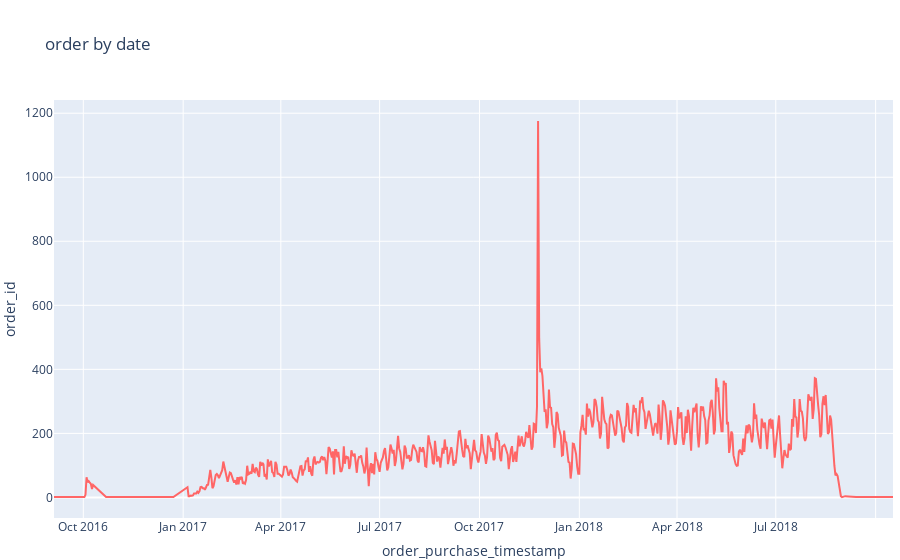

Notebook code cell kept with this figure:
### Code cell
fig = px.line(byDate, x='order_purchase_timestamp', y='order_id', title='order by date')

fig.update_layout(margin ={'l':50,'b':0,'r':0})

#generate interactive graph in Jupyter Notebook
fig.show()

#generate static graph for GitHub display
#fig.show(renderer="png")

#generate interactive html file
#fig.write_html("visuals/byDate-bar.html")

### Figure 1 — Plotly figure (JSON) as saved in the notebook; plotly's stock layout.template omitted (floating-point values rounded to 4 significant figures; data arrays with more than 128 entries replaced by an {"elided": "..."} marker saying what was removed)
{"data": [{"hovertemplate": "order_purchase_timestamp=%{x}<br>order_id=%{y}<extra></extra>", "legendgroup": "", "line": {"color": "#ff6666", "dash": "solid"}, "marker": {"symbol": "circle"}, "mode": "lines", "name": "", "orientation": "v", "showlegend": false, "type": "scatter", "x": {"elided": "634 str values"}, "xaxis": "x", "y": {"elided": "634 int values"}, "yaxis": "y"}], "layout": {"legend": {"tracegroupgap": 0}, "margin": {"b": 0, "l": 50, "r": 0}, "title": {"text": "order by date"}, "xaxis": {"anchor": "y", "domain": [0, 1], "title": {"text": "order_purchase_timestamp"}}, "yaxis": {"anchor": "x", "domain": [0, 1], "title": {"text": "order_id"}}}}
